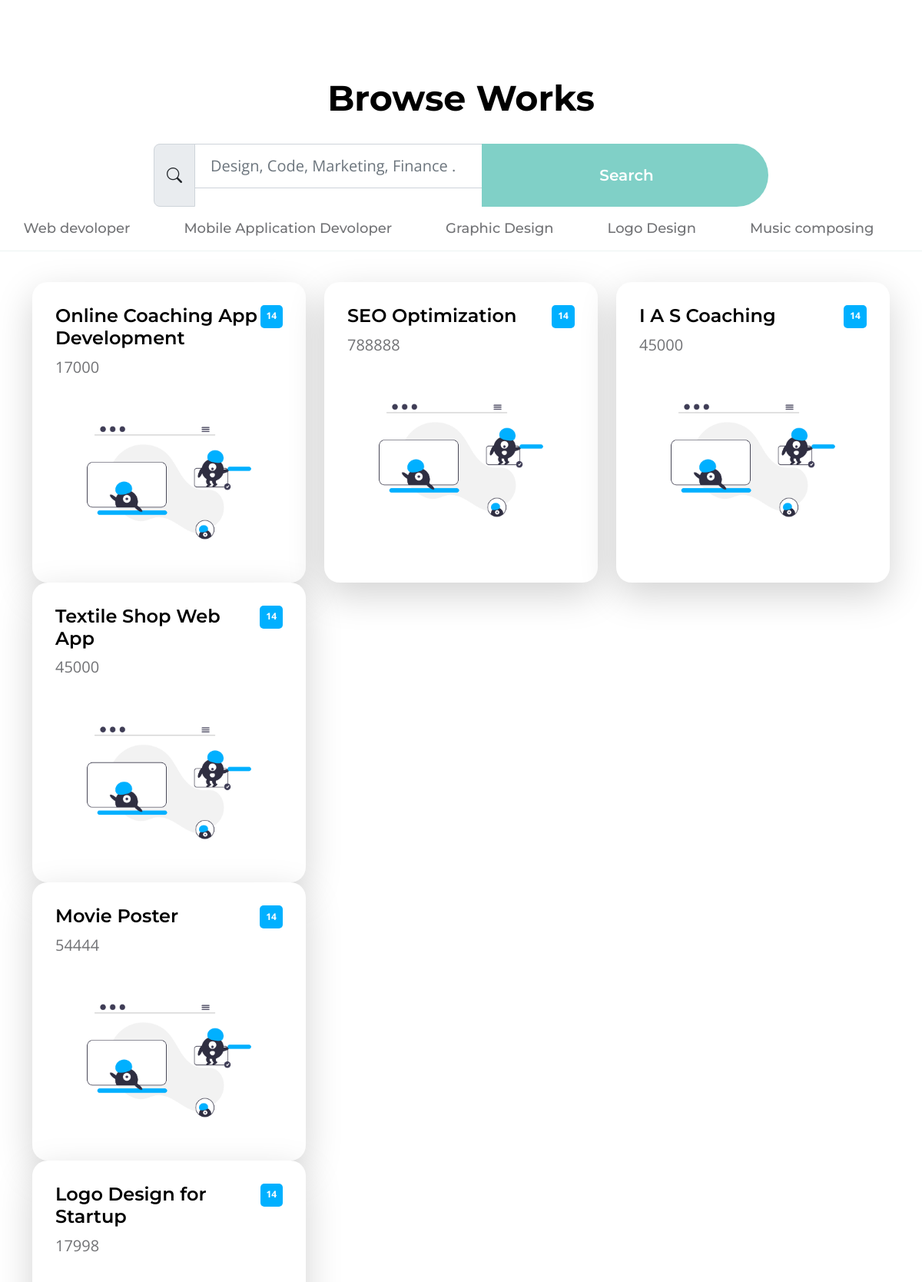
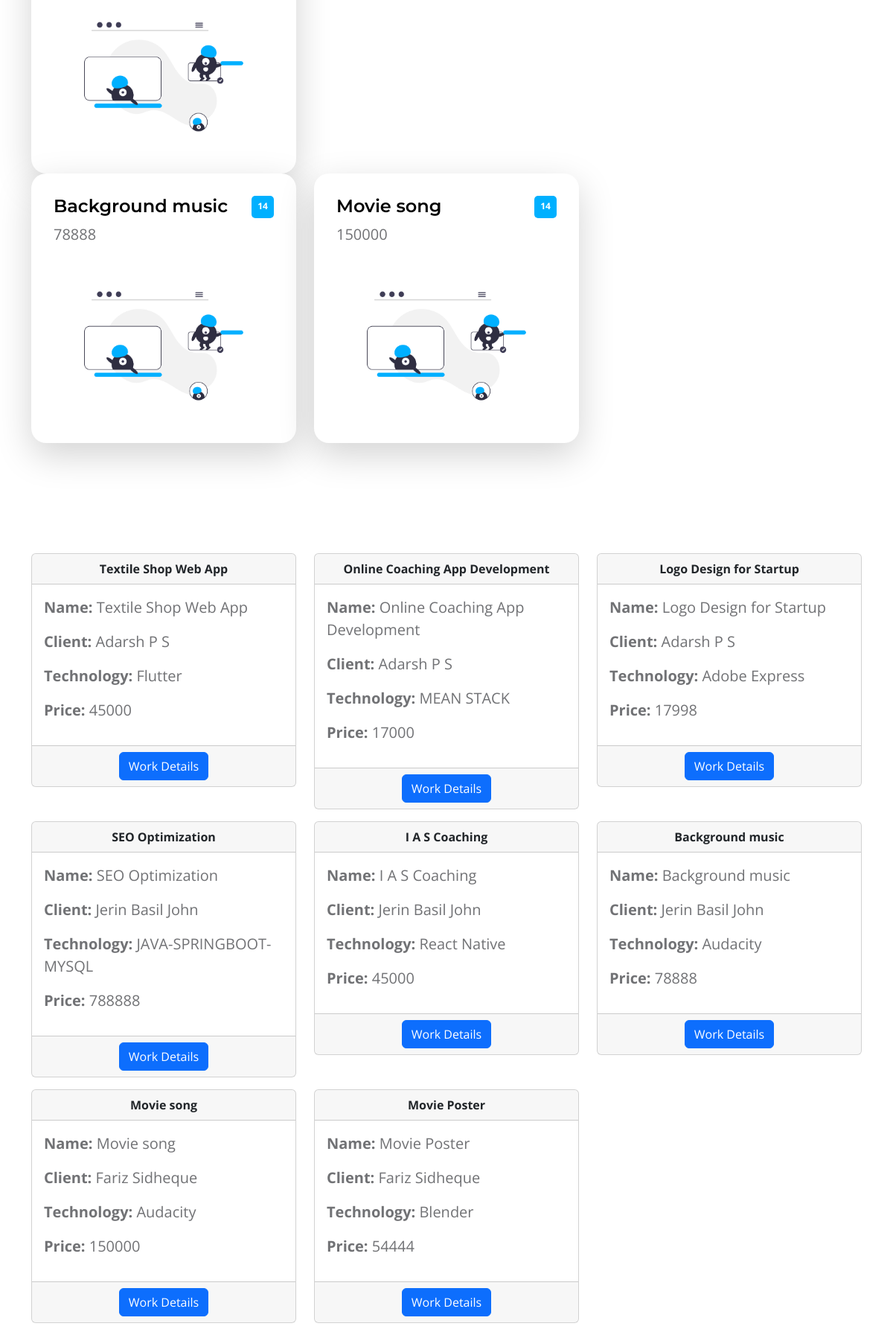
Screenshot of /Asset/Files/Client/Workdocs/originalviewworks.php with the database file from the repository (2 pictures, top to bottom).
### tables this page shows
CREATE TABLE `tbl_category` (
  `category_id` int(11) NOT NULL,
  `category_name` varchar(50) NOT NULL
);

CREATE TABLE `tbl_work` (
  `work_id` int(11) NOT NULL,
  `work_name` varchar(100) NOT NULL,
  `work_price` varchar(50) NOT NULL,
  `work_details` varchar(1000) NOT NULL,
  `work_doc` varchar(50) NOT NULL,
  `client_id` int(11) NOT NULL,
  `subcat_id` int(11) NOT NULL,
  `work_final` varchar(100) NOT NULL,
  `work_status` int(11) NOT NULL DEFAULT 0
);

CREATE TABLE `tbl_client` (
  `client_id` int(11) NOT NULL,
  `client_name` varchar(50) NOT NULL,
  `client_email` varchar(50) NOT NULL,
  `place_id` int(11) NOT NULL,
  `client_address` varchar(100) NOT NULL,
  `client_photo` varchar(50) NOT NULL,
  `client_proof` varchar(50) NOT NULL,
  `client_password` varchar(50) NOT NULL,
  `client_dob` varchar(50) NOT NULL,
  `client_contact` varchar(50) NOT NULL,
  `client_status` int(11) NOT NULL,
  `client_gender` varchar(50) NOT NULL
);

CREATE TABLE `tbl_subcat` (
  `subcat_id` int(11) NOT NULL,
  `subcat_name` varchar(50) NOT NULL,
  `category_id` int(11) NOT NULL
);

### Asset/Files/Client/Workdocs/originalviewworks.php (the view, shortened to what this page needs)
<?php
include('Header.php');
?>
<!DOCTYPE html PUBLIC "-//W3C//DTD XHTML 1.0 Transitional//EN" "http://www.w3.org/TR/xhtml1/DTD/xhtml1-transitional.dtd">
<html xmlns="http://www.w3.org/1999/xhtml">
<head>
  <link href="../Asset/Templates/Main/css/bootstrap.min.css" rel="stylesheet">
  <link href="../Asset/Templates/Main/css/bootstrap-icons.css" rel="stylesheet">
  <link href="../Asset/Templates/Main/css/templatemo-topic-listing.css" rel="stylesheet">
</head>
<body>
  <section class="explore-section section-padding" id="section_2">
    <div class="container">
      <div class="col-12 text-center">
        <h2 class="mb-4">Browse Works</h1>
      </div>
    </div>
    <div class="col-lg-8 col-12 mx-auto">
      <form method="get" class="custom-form mt-4 pt-2 mb-lg-0 mb-5" role="search">
        <div class="input-group input-group-lg">
          <span class="input-group-text bi-search" id="basic-addon1">
          </span>
          <input name="keyword" type="search" class="form-control" id="keyword" placeholder="Design, Code, Marketing, Finance ..." aria-label="Search">
          <button type="submit" class="form-control">Search</button>
        </div>
      </form>
    </div>
    <div class="container-fluid">
      <div class="row">
        <ul class="nav nav-tabs" id="myTab" role="tablist">
          <?php
          $selqry = "SELECT * FROM tbl_category";
          $category = $con->query($selqry);
          while ($data = $category->fetch_assoc()) {
          ?>
            <li class="nav-item" role="presentation">
              <button class="nav-link" id="<?php echo $data['category_id'] ?>" data-bs-toggle="tab" data-bs-target="#<?php echo $data['category_id'] ?>-tab-pane" type="button" role="tab" aria-controls="<?php echo $data['category_id'] ?>-tab-pane" aria-selected="true"><?php echo $data['category_name'] ?></button>
            </li>
            <br>
          <?php
          }
          ?>
        </ul>
      </div>
    </div>
    <div class="container">
      <div class="row">
        <div class="col-12">
          <div class="tab-content" id="myTabContent">
            <?php
            $selCat = "select * from tbl_category";
            $resCat = $con->query($selCat);
            while ($dataCat = $resCat->fetch_assoc()) {
            ?>
              <div class="tab-pane fade show active" id="<?php echo $dataCat['category_id'] ?>-tab-pane" role="tabpanel" aria-labelledby="<?php echo $dataCat['category_id'] ?>-tab" tabindex="0">
                <div class="row">
                  <?php
                  $selqry = "SELECT * FROM tbl_work w inner join tbl_subcat s on w.subcat_id=s.subcat_id where category_id=" . $dataCat['category_id'];
                  $work = $con->query($selqry);
                  while ($data = $work->fetch_assoc()) {
                  ?>
                    <div class="col-lg-4 col-md-6 col-12 mb-4 mb-lg-0">
                      <div class="custom-block bg-white shadow-lg">
                        <a href="topics-detail.html">
                          <div class="d-flex">
                            <div>
                              <h5 class="mb-2"><?php echo $data['work_name']   ?></h5>
                              <p class="mb-0"><?php echo $data['work_price'] ?></p>
                            </div>
                            <span class="badge bg-design rounded-pill ms-auto">14</span>
                          </div>
                          <img src="images/topics/undraw_Remote_design_team_re_urdx.png" class="custom-block-image img-fluid" alt="">
                        </a>
                      </div>
                    </div>
                  <?php
                  }
                  ?>
                </div>
              </div>
            <?php
            }
            ?>
          </div>
        </div>
      </div>
  </section>
  <form id="frm_view" name="frm_view" method="post" action="">
    <div class="container mt-5">
      <div class="row ">
        <?php
        $selqry = "SELECT * FROM tbl_work u
           INNER JOIN tbl_client p ON u.client_id = p.client_id
           INNER JOIN tbl_subcat s ON u.subcat_id = s.subcat_id
           INNER JOIN tbl_category c ON s.category_id = c.category_id";
        $work = $con->query($selqry);
        while ($data = $work->fetch_assoc()) {
        ?>
          <div class="col-md-4 mb-3">
            <div class="card">
              <div class="card-header text-center">
                <strong><?php echo $data['work_name'] ?></strong>
              </div>
              <div class="card-body">
                <p><strong>Name:</strong> <?php echo $data['work_name'] ?></p>
                <p><strong>Client:</strong> <?php echo $data['client_name'] ?></p>
                <p><strong>Technology:</strong> <?php echo $data['subcat_name'] ?></p>
                <p><strong>Price:</strong> <?php echo $data['work_price'] ?></p>
              </div>
              <div class="card-footer text-center">
                <a href="Work_Details.php?wid=<?php echo $data['work_id']; ?>" class="btn btn-primary">Work Details</a>
              </div>
            </div>
          </div>
          <br>
        <?php
        }
        ?>
      </div>
    </div>
  </form>
</body>
</html>

### Asset/Templates/Main/css/templatemo-topic-listing.css (style rules this page uses)
:root { --white-color: #ffffff; --primary-color: #13547a; --secondary-color: #80d0c7; --section-bg-color: #f0f8ff; --custom-btn-bg-color: #80d0c7; --custom-btn-bg-hover-color: #13547a; --dark-color: #000000; --p-color: #717275; --border-color: #7fffd4; --link-hover-color: #13547a; --body-font-family: 'Open Sans', sans-serif; --title-font-family: 'Montserrat', sans-serif; --h1-font-size: 58px; --h2-font-size: 46px; --h3-font-size: 32px; --h4-font-size: 28px; --h5-font-size: 24px; --h6-font-size: 22px; --p-font-size: 20px; --menu-font-size: 14px; --btn-font-size: 18px; --copyright-font-size: 16px; --border-radius-large: 100px; --border-radius-medium: 20px; --border-radius-small: 10px; --font-weight-normal: 400; --font-weight-medium: 500; --font-weight-semibold: 600; --font-weight-bold: 700; }
body { background-color: var(--white-color); font-family: var(--body-font-family); }
h2, h3, h4, h5, h6 { color: var(--dark-color); }
h1, h2, h3, h4, h5, h6 { font-family: var(--title-font-family); font-weight: var(--font-weight-semibold); }
h2 { font-size: var(--h2-font-size); font-weight: var(--font-weight-bold); }
h5 { font-size: var(--h5-font-size); }
p { color: var(--p-color); font-size: var(--p-font-size); font-weight: var(--font-weight-normal); }
ul li { color: var(--p-color); font-size: var(--p-font-size); font-weight: var(--font-weight-normal); }
a, button { touch-action: manipulation; transition: all 0.3s; }
a { display: inline-block; color: var(--primary-color); text-decoration: none; }
b, strong { font-weight: var(--font-weight-bold); }
.section-padding { padding-top: 100px; padding-bottom: 100px; }
.tab-content { background-color: var(--white-color); border-radius: var(--border-radius-medium); }
.nav-tabs { border-bottom: 1px solid #ecf3f2; margin-bottom: 40px; justify-content: center; }
.nav-tabs .nav-link { border-radius: 0; border-top: 0; border-right: 0; border-left: 0; color: var(--p-color); font-family: var(--title-font-family); font-size: var(--btn-font-size); font-weight: var(--font-weight-medium); padding: 15px 25px; transition: all 0.3s; }
.nav-tabs .nav-link:first-child { margin-right: 20px; }
.custom-block { border-radius: var(--border-radius-medium); position: relative; overflow: hidden; padding: 30px; transition: all 0.3s ease; height: 100%; }
.custom-block > a { width: 100%; }
.custom-block-image { display: block; width: 100%; height: 200px; object-fit: cover; margin-top: 35px; }
.custom-block .rounded-pill { border-radius: 5px !important; display: flex; justify-content: center; text-align: center; width: 30px; height: 30px; line-height: 20px; }
.bg-design { background-color: #00B0FF; }
.custom-form .form-control { border-radius: var(--border-radius-large); color: var(--p-color); margin-bottom: 24px; padding-top: 13px; padding-bottom: 13px; padding-left: 20px; outline: none; }
.custom-form button[type="submit"] { background: var(--custom-btn-bg-color); border: none; border-radius: var(--border-radius-large); color: var(--white-color); font-family: var(--title-font-family); font-size: var(--p-font-size); font-weight: var(--font-weight-semibold); transition: all 0.3s; margin-bottom: 0; }

### rows the page displays
tbl_category: category_name "Web devoloper"
tbl_category: category_name "Mobile Application Devoloper"
tbl_category: category_name "Graphic Design"
tbl_category: category_name "Logo Design"
tbl_category: category_name "Music composing"
tbl_work: work_name "Online Coaching App Development", work_price "17000", client.client_name "Adarsh P S", subcat.subcat_name "MEAN STACK"
tbl_work: work_name "SEO Optimization", work_price "788888", client.client_name "Jerin Basil John", subcat.subcat_name "JAVA-SPRINGBOOT-MYSQL"
tbl_work: work_name "I A S Coaching", work_price "45000", client.client_name "Jerin Basil John", subcat.subcat_name "React Native"
tbl_work: work_name "Textile Shop Web App", work_price "45000", client.client_name "Adarsh P S", subcat.subcat_name "Flutter"
tbl_work: work_name "Movie Poster", work_price "54444", client.client_name "Fariz Sidheque", subcat.subcat_name "Blender"
tbl_work: work_name "Logo Design for Startup", work_price "17998", client.client_name "Adarsh P S", subcat.subcat_name "Adobe Express"
tbl_work: work_name "Background music", work_price "78888", client.client_name "Jerin Basil John", subcat.subcat_name "Audacity"
tbl_work: work_name "Movie song", work_price "150000", client.client_name "Fariz Sidheque", subcat.subcat_name "Audacity"
